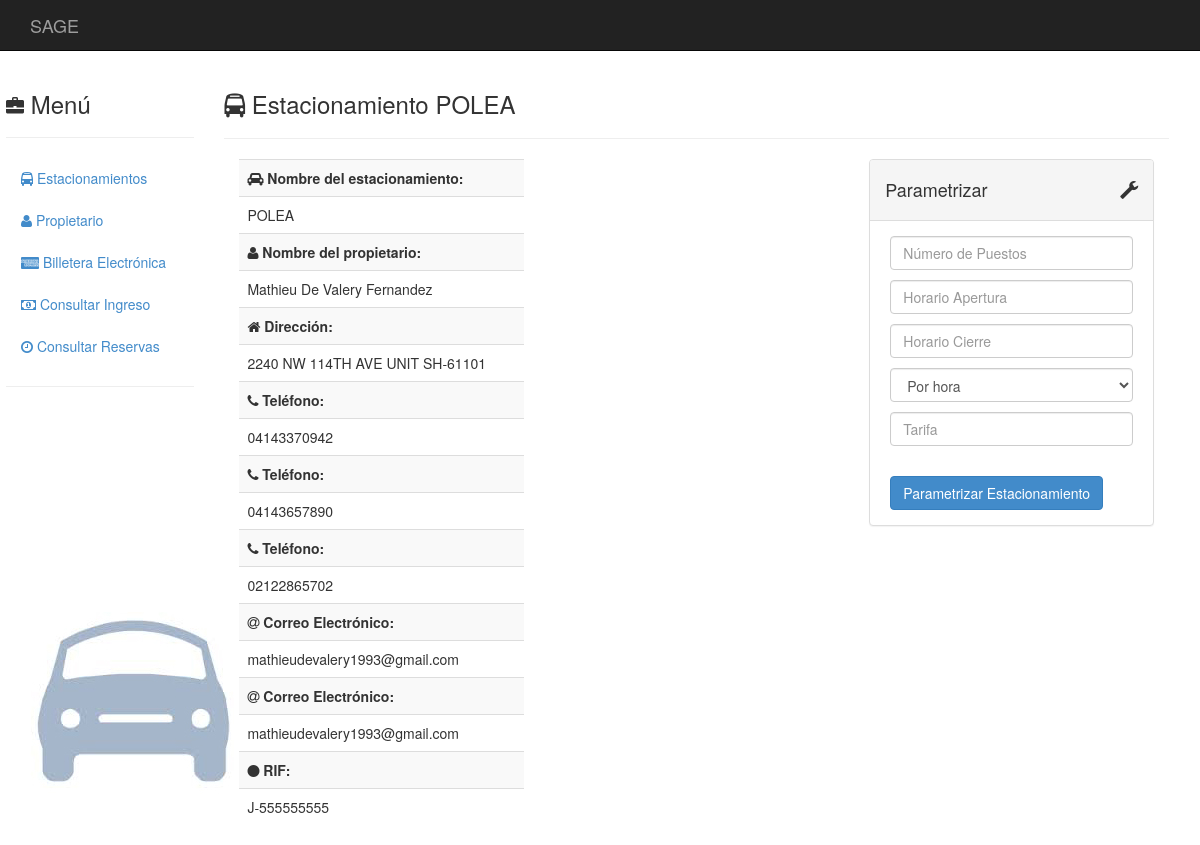
The page /estacionamientos/1/ on the database as committed earlier.
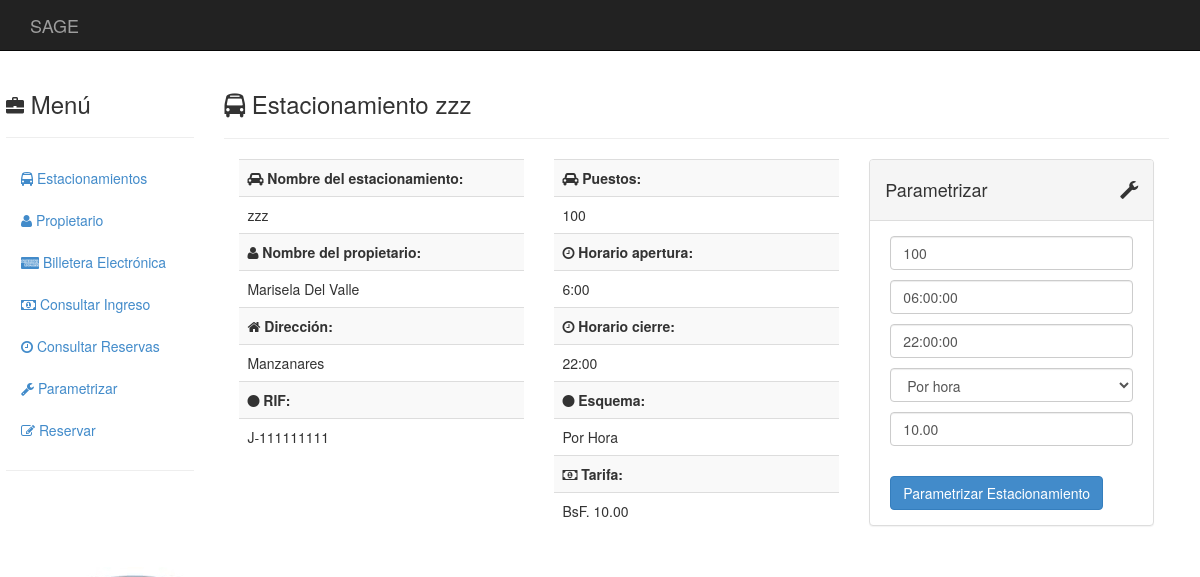
The same page on the database as committed later.
### estacionamientos/models.py (models this page shows, shortened)
class Estacionamiento(models.Model):
	propietario = models.ForeignKey(Propietario)
	nombre      = models.CharField(max_length = 50)
	direccion   = models.TextField(max_length = 120)
	telefono1   = models.CharField(blank = True, null = True, max_length = 30)
	telefono2   = models.CharField(blank = True, null = True, max_length = 30)
	telefono3   = models.CharField(blank = True, null = True, max_length = 30)
	email1      = models.EmailField(blank = True, null = True)
	email2      = models.EmailField(blank = True, null = True)
	rif         = models.CharField(max_length = 12)
	content_type = models.ForeignKey(ContentType, null = True)
	object_id    = models.PositiveIntegerField(null = True)
	tarifa       = GenericForeignKey()
	apertura     = models.TimeField(blank = True, null = True)
	cierre       = models.TimeField(blank = True, null = True)
	capacidad    = models.IntegerField(blank = True, null = True)

class Propietario(models.Model):
	nombre       = models.CharField(max_length = 50, null = False)
	apellido     = models.CharField(max_length = 50, blank = True, null = True)
	cedula       = models.CharField(max_length = 10, null = False)
	telefono     = models.CharField(blank = True, null = True, max_length = 30)
	email        = models.EmailField(blank = True, null = True)

class EsquemaTarifario(models.Model):
	tarifa         = models.DecimalField(max_digits=20, decimal_places=2)
	tarifa2        = models.DecimalField(blank = True, null = True, max_digits=10, decimal_places=2)
	inicioEspecial = models.TimeField(blank = True, null = True)
	finEspecial    = models.TimeField(blank = True, null = True)
	class Meta:
		abstract = True

class TarifaHora(EsquemaTarifario):
	def tipo(self):
		return("Por Hora")

### estacionamientos/views.py (the view, shortened to what this page needs)
# urls.py: url(r'^(?P<_id>\d+)/$', views.estacionamiento_detail, name = 'estacionamiento_detail'),
def estacionamiento_detail(request, _id):
    _id = int(_id)
    try:
        estacionamiento = Estacionamiento.objects.get(id = _id)
    except ObjectDoesNotExist:
        raise Http404
    if request.method == 'GET':
        if estacionamiento.tarifa:
            form_data = {
                'horarioin' : estacionamiento.apertura,
                'horarioout' : estacionamiento.cierre,
                'tarifa' : estacionamiento.tarifa.tarifa,
                'tarifa2' : estacionamiento.tarifa.tarifa2,
                'inicioTarifa2' : estacionamiento.tarifa.inicioEspecial,
                'finTarifa2' : estacionamiento.tarifa.finEspecial,
                'puestos' : estacionamiento.capacidad,
                'esquema' : estacionamiento.tarifa.__class__.__name__
            }
            form = EstacionamientoExtendedForm(data = form_data)
        else:
            form = EstacionamientoExtendedForm()
    return render(
        request,
        'detalle-estacionamiento.html',
        { 'form': form
        , 'estacionamiento': estacionamiento
        }
    )

### templates/detalle-estacionamiento.html (shortened to what this page needs)
{% extends "base.html" %}
{% block innerContents%}
  <div class="col-sm-10">
    <h3><i class="fa fa-bus"></i>
      Estacionamiento {{estacionamiento.nombre}}
    </h3>
    <hr>
    <div class="col-md-4">
      {% include "datos.html" %}
    </div>
    <div class="col-md-4">
      {% include "parametros.html" %}
    </div>
    <div class="col-md-4">
      {% include "parametrizar-form.html" %}
    </div>
  </div>
{% endblock %}

### templates/datos.html (shortened to what this page needs)
<table class="table table-striped">
  <tbody>
    <tr><td><b><i class="fa fa-car"></i>
      Nombre del estacionamiento:
    </b></td></tr>
    <tr><td>
      {{estacionamiento.nombre}}
    </td></tr>
    <tr><td><b><i class="fa fa-user"></i>
      Nombre del propietario:
    </b></td></tr>
    <tr><td>
      {{estacionamiento.propietario.nombre}}&nbsp;{{estacionamiento.propietario.apellido}}
    </td></tr>
    <tr><td><b><i class="fa fa-home"></i>
      Dirección:
    </b></td></tr>
    <tr><td>
      {{estacionamiento.direccion}}
    </td></tr>
    {% if estacionamiento.telefono1 %}
      <tr><td><b><i class="fa fa-phone"></i>
        Teléfono:
      </b></td></tr>
      <tr><td>
        {{estacionamiento.telefono1}}
      </td></tr>
    {% endif %}
    {% if estacionamiento.telefono2 %}
      <tr><td><b><i class="fa fa-phone"></i>
        Teléfono:
      </b></td></tr>
      <tr><td>
        {{estacionamiento.telefono2}}
      </td></tr>
    {% endif %}
     {% if estacionamiento.telefono3 %}
      <tr><td><b><i class="fa fa-phone"></i>
        Teléfono:
      </b></td></tr>
      <tr><td>
        {{estacionamiento.telefono3}}
      </td></tr>
    {% endif %}
    {% if estacionamiento.email1 %}
      <tr><td><b><i class="fa fa-at"></i>
        Correo Electrónico:
      </b></td></tr>
      <tr><td>
        {{estacionamiento.email1}}
      </td></tr>
    {% endif %}
    {% if estacionamiento.email2 %}
      <tr><td><b><i class="fa fa-at"></i>
        Correo Electrónico:
      </b></td></tr>
      <tr><td>
        {{estacionamiento.email2}}
      </td></tr>
    {% endif %}
    <tr><td><b><i class="fa fa-circle"></i>
      RIF:
    </b></td></tr>
    <tr><td>
      {{estacionamiento.rif}}
    </td></tr>
  </tbody>
</table>

### templates/parametros.html (shortened to what this page needs)
{% load humanize %}
<table class="table table-striped">
  <tbody>
    {% if estacionamiento.capacidad %}
      <tr><td><b><i class="fa fa-car"></i> Puestos:</b></td></tr>
      <tr><td>{{estacionamiento.capacidad}}</td></tr>
      <tr><td><b><i class="fa fa-clock-o"></i> Horario apertura:</b></td></tr>
      <tr><td>{{estacionamiento.apertura}}</td></tr>
      <tr><td><b><i class="fa fa-clock-o"></i> Horario cierre:</b></td></tr>
      <tr><td>{{estacionamiento.cierre}}</td></tr>
    {% endif %}
    {% if estacionamiento.tarifa %}
      <tr><td><b><i class="fa fa-circle"></i></i> Esquema:</b></td></tr>
      <tr><td>{{estacionamiento.tarifa.tipo}} </td></tr>
    {% endif %}
    {% if estacionamiento.tarifa.tipo == "Tarifa diferenciada para fines de semana" %}
      <tr><td><b><i class="fa fa-money"></i></i> Tarifa regular:</b></td></tr>
      <tr><td>BsF. {{estacionamiento.tarifa}}</td></tr>
      <tr><td><b><i class="fa fa-money"></i></i> Tarifa fin de semana:</b></td></tr>
      <tr><td>BsF. {{estacionamiento.tarifa.tarifa2}}</td></tr>
    {% elif estacionamiento.capacidad %}
      <tr><td><b><i class="fa fa-money"></i></i> Tarifa:</b></td></tr>
      <tr><td>BsF. {{estacionamiento.tarifa.tarifa|floatformat:2|intcomma}}</td></tr>
    {% endif %}
  </tbody>
</table>

Rows that differ between the two databases and show on the page:
changed Estacionamiento: nombre "POLEA" → "zzz"; propietario.nombre "Mathieu" → "Marisela"; propietario.apellido "De Valery Fernandez" → "Del Valle"; direccion "2240 NW 114TH AVE UNIT SH-61101" → "Manzanares"; rif "J-555555555" → "J-111111111"; capacidad (not shown) → "100"; apertura (not shown) → "6:00"; cierre (not shown) → "22:00"; content_type_id empty → 16 (drawn); tarifa.tipo (not shown) → "Por Hora"; tarifa.tarifa (not shown) → "10.00"; telefono1 "04143370942" → (not shown); telefono2 "04143657890" → (not shown); telefono3 "02122865702" → (not shown); email1 "mathieudevalery1993@gmail.com" → (not shown); email2 "mathieudevalery1993@gmail.com" → (not shown)
Other text that changed with them:
form field puestos: (not shown) → "100"
form field horarioin: (not shown) → "06:00:00"
form field horarioout: (not shown) → "22:00:00"
form field tarifa: (not shown) → "10.00"
text no longer shown: "Teléfono: Teléfono: Teléfono: Correo Electrónico: Correo Electrónico:"
text now shown: "Parametrizar Reservar Puestos: Horario apertura: Horario cierre: Esquema: Tarifa: BsF."
